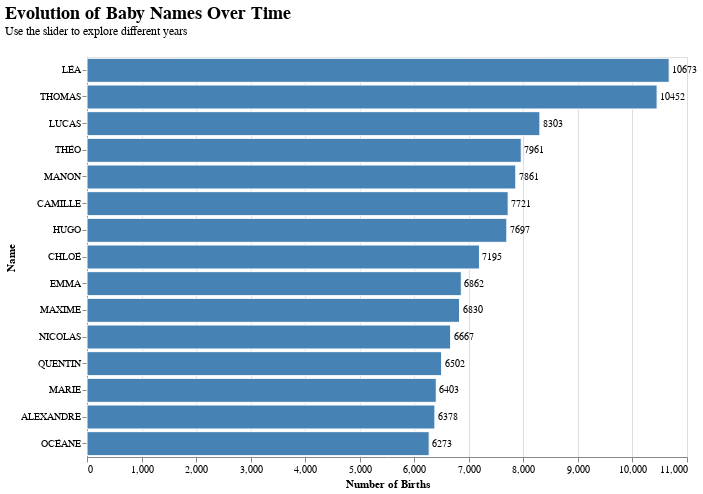

Write notebook code for a chart like this one.
### Code cell
# Create dropdown for selecting specific names to highlight
name_dropdown = alt.binding_select(
    options=['All'] + sorted(top_names_overall),
    name='Focus on Name: '
)
selected_name = alt.param(bind=name_dropdown, value='All')

# Main chart with all lines
main_chart = alt.Chart(df_timeseries).add_params(
    selected_name
).mark_line(
    strokeWidth=2,
    point=alt.OverlayMarkDef(size=30)
).encode(
    x=alt.X('annais:O', 
            title='Year',
            axis=alt.Axis(labelAngle=45)),
    y=alt.Y('nombre:Q', 
            title='Number of Births',
            scale=alt.Scale(nice=True)),
    color=alt.Color('preusuel:N', 
                   title='Name',
                   scale=alt.Scale(scheme='category20')),
    opacity=alt.condition(
        (alt.datum.preusuel == selected_name) | (selected_name == 'All'),
        alt.value(0.9),
        alt.value(0.2)
    ),
    strokeWidth=alt.condition(
        alt.datum.preusuel == selected_name,
        alt.value(4),
        alt.value(2)
    ),
    tooltip=['preusuel:N', 'annais:O', 'nombre:Q']
).properties(
    width=800,
    height=500
)

# Add text labels for the end of lines
end_labels = alt.Chart(df_timeseries).add_params(
    selected_name
).mark_text(
    align='left',
    dx=5,
    fontSize=10,
    fontWeight='bold'
).encode(
    x=alt.X('annais:O'),
    y=alt.Y('nombre:Q'),
    text='preusuel:N',
    color=alt.Color('preusuel:N', scale=alt.Scale(scheme='category20')),
    opacity=alt.condition(
        (alt.datum.preusuel == selected_name) | (selected_name == 'All'),
        alt.value(1.0),
        alt.value(0.0)
    )
).transform_aggregate(
    max_year='max(annais)',
    groupby=['preusuel']
).transform_filter(
    alt.datum.annais == alt.datum.max_year
)

# Combine the charts
timeseries_chart = (main_chart + end_labels).resolve_scale(
    color='independent'
).properties(
    title=alt.TitleParams(
        text='Baby Name Popularity Trends Over Time',
        subtitle='Use dropdown to focus on specific names - showing top 20 most popular names overall',
        fontSize=18,
        subtitleFontSize=12,
        anchor='start',
        offset=20
    )
)

timeseries_chart.show()

### Figure 1 — Vega-Lite specification as saved in the notebook (floating-point values rounded to 4 significant figures; data arrays with more than 128 entries replaced by an {"elided": "..."} marker saying what was removed)
{"config": {"view": {"continuousWidth": 300, "continuousHeight": 300}}, "layer": [{"mark": {"type": "bar", "color": "steelblue", "stroke": "white", "strokeWidth": 1}, "encoding": {"tooltip": [{"field": "preusuel", "type": "nominal"}, {"field": "nombre", "type": "quantitative"}, {"field": "annais", "type": "ordinal"}], "x": {"field": "nombre", "scale": {"nice": true}, "title": "Number of Births", "type": "quantitative"}, "y": {"field": "preusuel", "sort": {"field": "nombre", "order": "descending"}, "title": "Name", "type": "nominal"}}, "title": {"text": ["Baby Name Popularity by Year", "Top 15 Names"], "anchor": "start", "fontSize": 16}, "transform": [{"filter": "(datum.annais === param_11)"}, {"window": [{"op": "rank", "field": "nombre", "as": "rank"}], "sort": [{"field": "nombre", "order": "descending"}]}, {"filter": "(datum.rank <= 15)"}]}, {"mark": {"type": "text", "align": "left", "baseline": "middle", "color": "black", "dx": 3, "fontSize": 10}, "encoding": {"text": {"field": "nombre", "format": ".0f", "type": "quantitative"}, "x": {"field": "nombre", "type": "quantitative"}, "y": {"field": "preusuel", "sort": {"field": "nombre", "order": "descending"}, "type": "nominal"}}, "transform": [{"filter": "(datum.annais === param_11)"}, {"window": [{"op": "rank", "field": "nombre", "as": "rank"}], "sort": [{"field": "nombre", "order": "descending"}]}, {"filter": "(datum.rank <= 15)"}]}], "data": {"name": "data-13c88537ec1e65ca0827871808493858"}, "height": 400, "params": [{"name": "param_11", "bind": {"input": "range", "max": 2020, "min": 1900, "name": "Year: ", "step": 1}, "value": 2000}], "resolve": {"scale": {"color": "independent"}}, "title": {"text": "Evolution of Baby Names Over Time", "anchor": "start", "fontSize": 18, "offset": 20, "subtitle": "Use the slider to explore different years", "subtitleFontSize": 12}, "width": 600, "$schema": "https://vega.github.io/schema/vega-lite/v5.20.1.json", "datasets": {"data-13c88537ec1e65ca0827871808493858": {"elided": "1815 records"}}}
